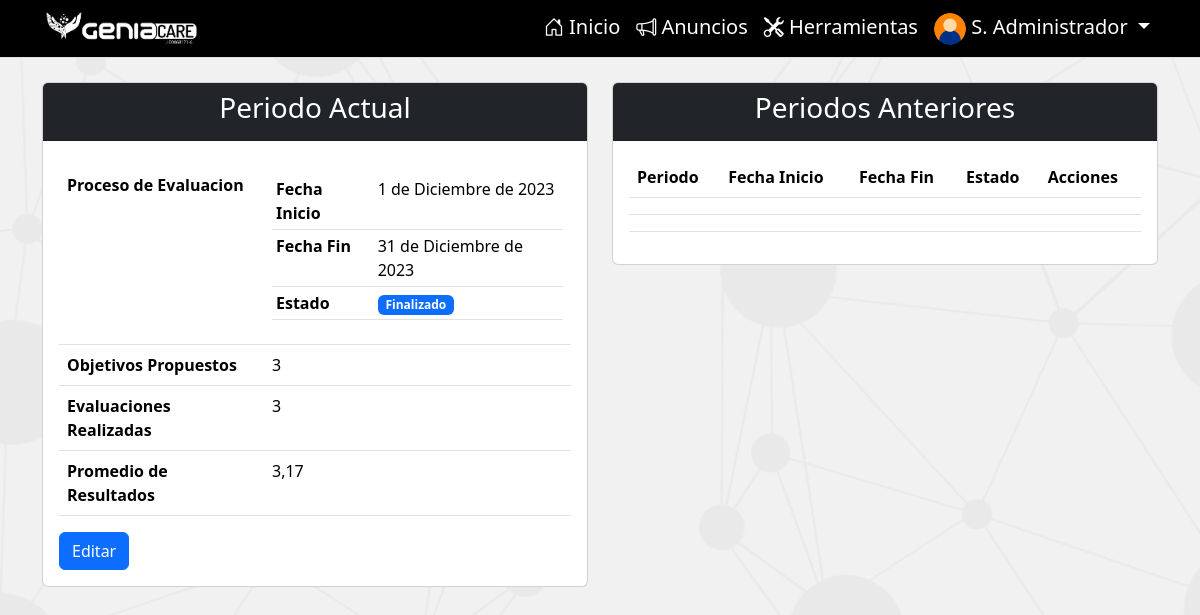
/periodos/ (signed in), run on the app's committed database.
### performanceGC/models.py (models this page shows, shortened)
class Empleado(models.Model):
    imagen = models.ImageField(upload_to='images/', null=True, blank=True)
    nombre = models.TextField(max_length=200)
    apellido = models.TextField(max_length=200)
    cedula = models.IntegerField(default=0, unique=True)
    ficha = models.IntegerField(default=0, unique=True)
    ceco = models.CharField(max_length=15)
    fechaIngreso = models.DateField('Fecha de Ingreso', null=True, blank=True)
    fechaEgreso = models.DateField(null=True, blank=True)
    fechaNacimiento = models.DateField(null=True, blank=True)
    cargo = models.ForeignKey(Cargo, on_delete=models.CASCADE)
    usuario = models.OneToOneField(
        User, on_delete=models.CASCADE, null=True, blank=True)
    es_evaluado = models.BooleanField(default=True)
    history = HistoricalRecords()
    class Meta:
        ordering = ['ficha']
        verbose_name = 'Empleado'
        verbose_name_plural = 'Empleados'
    def __str__(self):
        return self.nombre + ' ' + self.apellido
    def get_short_name(self):
        return f'{self.nombre[0]}. {self.apellido.split()[0]}'.title()

class Periodo(models.Model):
    año_inicio = models.IntegerField(default=datetime.now().year, unique=True)
    año_fin = models.IntegerField(default=datetime.now().year+1, unique=True)
    fechaInicioEvaluaciones = models.DateField(
        'Fecha de Inicio', null=True, blank=True)
    fechaFinEvaluaciones = models.DateField(
        'Fecha de Fin', null=True, blank=True)
    evaluacionesHabilitadas = models.BooleanField(default=False)
    is_active = models.BooleanField(default=False)
    history = HistoricalRecords()
    class Meta:
        ordering = ['-año_inicio']
        verbose_name = 'Período'
        verbose_name_plural = 'Períodos'
    def objetivosPeriodo(self):
        return self.objetivos_set.all().count()
    def evaluacionesPeriodo(self):
        return self.evaluaciondesempeno_set.exclude(estado=0).count()
    def promedioEvaluaciones(self):
        evaluaciones = self.evaluaciondesempeno_set.exclude(estado=0)
        total_evaluaciones = evaluaciones.count()
        suma_resultados = sum(
            evaluacion.resultadoFinal for evaluacion in evaluaciones)
        if total_evaluaciones > 0:
            promedio = suma_resultados / total_evaluaciones
            return round(promedio, 2)
    def estado(self):
        try:
            now = datetime.now().date()
            if self.fechaInicioEvaluaciones <= now <= self.fechaFinEvaluaciones and self.evaluacionesHabilitadas:
                return 'En Proceso'
            elif now < self.fechaInicioEvaluaciones:
                return 'No ha comenzado'
            elif now > self.fechaFinEvaluaciones and self.evaluacionesHabilitadas:
                return 'Prorroga'
            else:
                return 'Finalizado'
        except:
            return 'Fechas no definidas'

class EvaluacionDesempeno(models.Model):
    periodo = models.ForeignKey(Periodo, on_delete=models.CASCADE)
    empleado = models.ForeignKey(Empleado, on_delete=models.CASCADE)
    resultadoObjetivos = models.DecimalField(
        max_digits=5, decimal_places=2, default=0)
    resultadoCompetencias = models.DecimalField(
        max_digits=5, decimal_places=2, default=0)
    resultadoFinal = models.DecimalField(
        max_digits=5, decimal_places=2, blank=True, null=True)
    fecha = models.DateField(auto_now_add=True)
    estado = models.IntegerField(choices=((0, 'Borrador'),
                                          (1, 'Autoevaluacion'),
                                          (2, 'Evaluacion')
                                          ), default=0, null=True, blank=True)
    deteccionCompetencia1 = models.TextField(default="", null=True, blank=True)
    deteccionCompetencia2 = models.TextField(default="", null=True, blank=True)
    deteccionCompetencia3 = models.TextField(default="", null=True, blank=True)
    deteccionTecConductual1 = models.TextField(
        default="", null=True, blank=True)
    deteccionTecConductual2 = models.TextField(
        default="", null=True, blank=True)
    deteccionTecConductual3 = models.TextField(
        default="", null=True, blank=True)
    comentarios = models.TextField(default="", null=True, blank=True)
    history = HistoricalRecords()
    class Meta:
        ordering = ['-fecha']
        verbose_name = 'Evaluación de Desempeño'
        verbose_name_plural = 'Evaluaciones de Desempeño'

### performanceGC/views.py (the view)
# urls.py: path('periodos/', views.periodos, name='periodos'),
@staff_member_required(login_url='signin')
def periodos(request):
    periodos = Periodo.objects.all()
    return render(request, 'periodo.html', {
        'periodos': periodos
    })

### performanceGC/models.py (called while the page is built)
    def __str__(self):
        return self.nombreText

### performanceGC/templatetags/custom_tags.py (called while the page is built)
@register.filter
def get_file_url(file_field):
    try:
        return file_field.url
    except ValueError:
        return None

### performanceGC/templates/periodo.html (shortened to what this page needs)
{% extends 'main.html' %}
{% load widget_tweaks %}
{% load custom_tags %}
{% load static %}
{% block content %}
<main class="container">
    <section class="row">
        {% with periodo=periodos.last %}
        <div class="col">
            <div class="card mt-4">
                <div class="card-header bg-dark text-white">
                    <h3 class="text-center">Periodo Actual</h3>
                </div>
                <div class="card-body">
                    <table class="table table-hover">
                        <tbody>
                            <tr>
                                <th scope="row">Proceso de Evaluacion</th>
                                <td>
                                    <table class="table table-sm">
                                        <tbody>
                                            <tr>
                                                <th scope="row">Fecha Inicio</th>
                                                <td>{{periodo.fechaInicioEvaluaciones}}</td>
                                            </tr>
                                            <tr>
                                                <th scope="row">Fecha Fin</th>
                                                <td>{{periodo.fechaFinEvaluaciones}}</td>
                                            </tr>
                                            <tr>
                                                <th scope="row">Estado</th>
                                                <td>
                                                    {% if periodo.estado == 'En Proceso' %}
                                                    <span class="badge bg-success">{{periodo.estado}}</span>
                                                    {% elif periodo.estado == 'No ha comenzado' %}
                                                    <span class="badge bg-secondary">{{periodo.estado}}</span>
                                                    {% elif periodo.estado == 'Prorroga' %}
                                                    <span class="badge bg-warning text-dark">{{periodo.estado}}</span>
                                                    {% elif periodo.estado == 'Finalizado' %}
                                                    <span class="badge bg-primary">{{periodo.estado}}</span>
                                                    {% else %}
                                                    <span class="badge bg-danger">{{periodo.estado}}</span>
                                                    {% endif %}
                                                </td>
                                            </tr>
                                        </tbody>
                                    </table>
                                </td>
                            </tr>
                            <tr>
                                <th scope="row">Objetivos Propuestos</th>
                                <td>{{periodo.objetivosPeriodo}}</td>
                            </tr>
                            <tr>
                                <th scope="row">Evaluaciones Realizadas</th>
                                <td>{{periodo.evaluacionesPeriodo}}</td>
                            </tr>
                            <tr>
                                <th scope="row">Promedio de Resultados</th>
                                <td>{{periodo.promedioEvaluaciones}}</td>
                            </tr>
                        </tbody>
                    </table>
                    <div class="row">
                        <div class="col">
                            <a href="{% url 'editperiodo' periodo.id %}" class="btn btn-primary">Editar</a>
                        </div>
                    </div>
                </div>
            </div>
        </div>
        {% endwith %}
        <div class="col">
            <div class="card mt-4">
                <div class="card-header bg-dark text-white">
                    <h3 class="text-center">Periodos Anteriores</h3>
                </div>
                <div class="card-body">
                    <table class="table table-hover">
                        <thead>
                            <th>Periodo</th>
                            <th>Fecha Inicio</th>
                            <th>Fecha Fin</th>
                            <th>Estado</th>
                            <th>Acciones</th>
                        </thead>
                        <tbody>
                            {% for periodo in periodos %}
                            <tr>
                                <td></td>
                                <td></td>
                                <td></td>
                                <td></td>
                                <td></td>
                            </tr>
                            {% empty %}
                            <tr>
                                <td colspan="5">No hay periodos anteriores</td>
                            </tr>
                            {% endfor %}
                        </tbody>
                    </table>
                </div>
            </div>
    </section>
</main>
{% endblock %}

### performanceGC/templates/partials/navbar.html (shortened to what this page needs)
{% load static %}
{% load custom_tags %}
<nav class="navbar navbar-expand-lg bg-black border-bottom border-bottom-dark py-1 sticky-md-top" >
  <div class="container">
    <a class="navbar-brand  py-0" href="{% url 'index' %}">
      <img src="{% static 'logo.png' %}" alt="GeniaCare" height="40" class="logo">
    </a>
    {% if user.is_authenticated %}
    <div class="collapse navbar-collapse" id="navbarSupportedContent">
      <ul class="navbar-nav ms-auto mb-2 mb-lg-0">
        <li class="nav-item-gc">
          <a class="nav-link text-white fs-5 bi bi-house-door" aria-current="page" href="{% url 'index' %}"> Inicio</a>
        </li>
        <li class="nav-item-gc">
          <a class="nav-link text-white fs-5 bi bi-megaphone" aria-current="page" href="{% url 'announcements' %}"> Anuncios</a>
        </li>
        {% if user.is_staff %}
        <li class="nav-item-gc">
          <button class="nav-link text-white fs-5 bi bi-tools" data-bs-toggle="offcanvas" href="#offcanvasTools" role="button"
            aria-controls="offcanvasTools"> Herramientas</button>
        </li>
        {% endif %}
        <li class="nav-item-g c dropdown ">
          <a class="nav-link dropdown-toggle text-white fs-5" href="" role="button" data-bs-toggle="dropdown"
            aria-expanded="false">
            {% with 'default-avatar.png' as default_avatar_name %}
                  {% static default_avatar_name as default_avatar_url %}
            <img src="{{ user.empleado.imagen|get_file_url|default:default_avatar_url }}"
                           alt="Sin imagen"
                           onerror="this.onerror=null;this.src='{{ default_avatar_url }}';"
                           class="rounded-circle"
                           style="width: 32px; height: 32px; image-rendering: auto; object-fit: cover;">
            {% endwith %}
            {{user.empleado.get_short_name}}
          </a>
        </li>
      </ul>
    </div>
    {% endif %}
  </div>
</nav>

### data on the page
Periodo: fechaInicioEvaluaciones "1 de Diciembre de 2023", fechaFinEvaluaciones "31 de Diciembre de 2023", estado "Finalizado", objetivosPeriodo "3", evaluacionesPeriodo "3", promedioEvaluaciones "3,17"

### other printed values
{{ user.empleado.get_short_name }} "S. Administrador"
